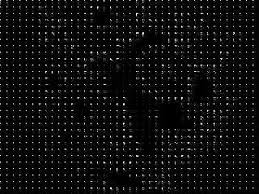
%> input picture wow.jpg, 259 x 194 px
$ octave '15. DCT_compression.m'   (GNU Octave 9; MATLAB toolbox functions it lacks are replaced by stand-ins)
%> lines starting %> are read from the running program, lines starting %| are printed output that depends on the picture
% Image compression using DCT technique (discrete cosine transformation)
a=imread('wow.jpg');
%> a is the input picture: size 194x259x3 uint8; min 0, max 255, mean 15.4
b=rgb2gray(a);
J=dct2(b);
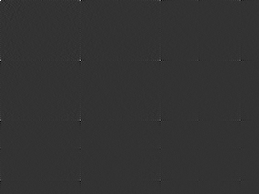
%> J: size 194x259 double; min -861.2, max 3457.7, mean 0.9; drawn with min black and max white
K = idct2(J);
subplot(1,3,1); imshow(a); title('actualImage');
subplot(1,3,2); imshow(uint8(J)); title('DCTImage');
%> after `imshow(uint8(J))`:
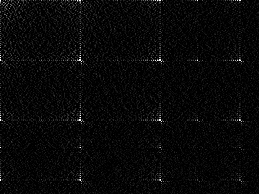
%> displayed picture: size 194x259, on the screen's scale of 0 to 255; min 0, max 255, mean 7.9
subplot(1,3,3); imshow(uint8(K)); title('InverseDCTImage');
